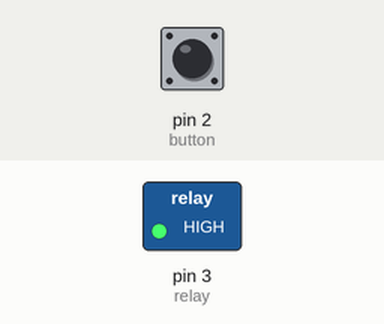
A sketch run on a simulated Arduino Uno, built with avr-gcc and run on an emulated ATmega328P. Parts: switched loads named in the sketch (green lamp = pin HIGH). Inputs (shaded band) come from the test bench; at power-on: pin 2 (button) LOW.

Above: at 1.2 s.
1.3 s: pin 2 (button) pulled HIGH for 0.15 s
At 2.5 s:
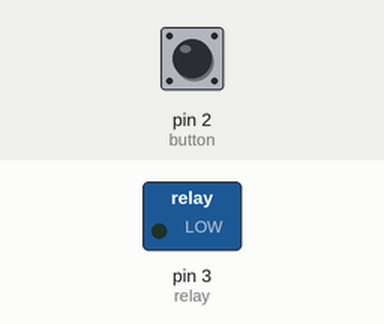
2.9 s: pin 2 (button) pulled HIGH for 1 s
At 3.6 s:
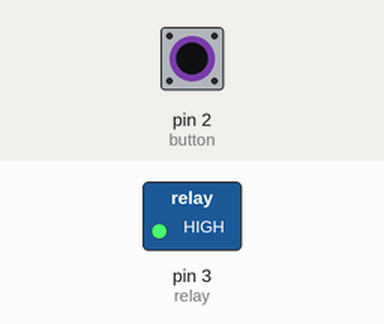
5.4 s: pin 2 (button) pulled HIGH for 3.2 s
At 6.8 s:
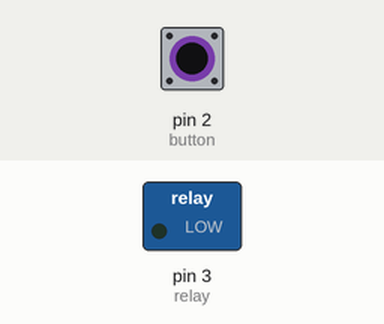
Timing chart, 0 to 8.4 s (numbered marks = the images above; inputs shaded):
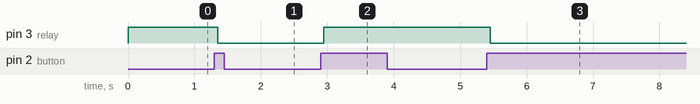

Measured:
- after the input at 1.3 s, pin 3 (relay): HIGH → LOW after 0.05 s
- after the input at 2.9 s, pin 3 (relay): LOW → HIGH after 0.05 s
- after the input at 5.4 s, pin 3 (relay): HIGH → LOW after 0.05 s

The sketch:

motorfan.ino
```cpp
int button = 2;
int buttonState;
int previousButtonState = LOW;
int relay = 3;
int relayState = HIGH;
long previousDebounceTime = LOW;
long debounceDelay = 50;


void setup()
{
  // put your setup code here, to run once:
  pinMode(button, INPUT);
  pinMode(relay, OUTPUT);
  digitalWrite(relay, relayState);
}

void loop()
{
  // put your main code here, to run repeatedly:
  int reading = digitalRead(button);
  if (reading != previousButtonState)
  {
    previousDebounceTime = millis();
  }

  if ((millis() - previousDebounceTime) > debounceDelay)
  {
    if (reading != buttonState)
    {
      buttonState = reading;
      if (buttonState == HIGH)
      {
        relayState = !relayState;
      }
    }
  }
  digitalWrite(relay, relayState);
  previousButtonState = reading;
}
```
